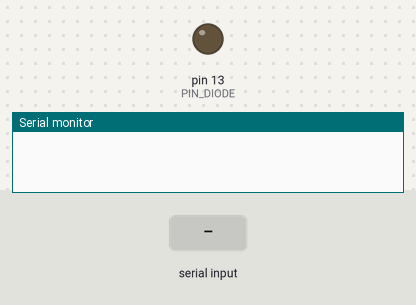
Simulated run of this sketch. Board: Arduino Uno, built with avr-gcc and run on an emulated ATmega328P. On the bench: output pins drawn as LEDs (lit = HIGH), the last lines printed to the serial monitor. The test bench sets the inputs (shaded band).

Above: at 1.2 s.
1.3 s: "on" received over Serial
At 1.9 s:
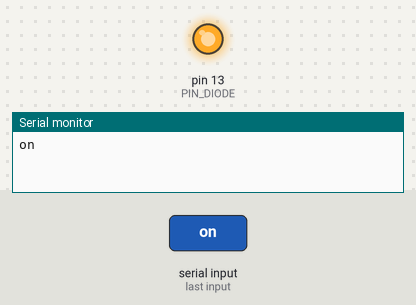
2.8 s: "off" received over Serial
At 3.4 s:
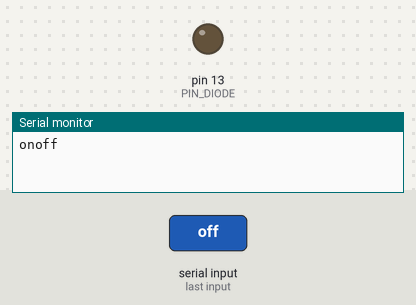
Timing chart, 0 to 5.8 s (numbered marks = the images above; inputs shaded):
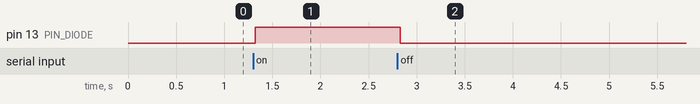

Measured:
- after the input at 1.3 s, pin 13 (PIN_DIODE): LOW → HIGH at once
- after the input at 2.8 s, pin 13 (PIN_DIODE): HIGH → LOW at once

The sketch:

C7E3.ino
```cpp
#define PIN_DIODE 13

String msg = "";

void setup() {
  Serial.begin(9600);
  pinMode(PIN_DIODE,OUTPUT);
}

void loop() {

  while(Serial.available())
  {
    delay(10);
    char rcvByte = Serial.read();
    msg += rcvByte;
  }

  if(msg.length() > 0){
    Serial.print(msg);
    if(msg == "on"){
      digitalWrite(PIN_DIODE,HIGH);
    } else if(msg == "off") {
      digitalWrite(PIN_DIODE,LOW);
    }
    msg = "";
  }
}
```
